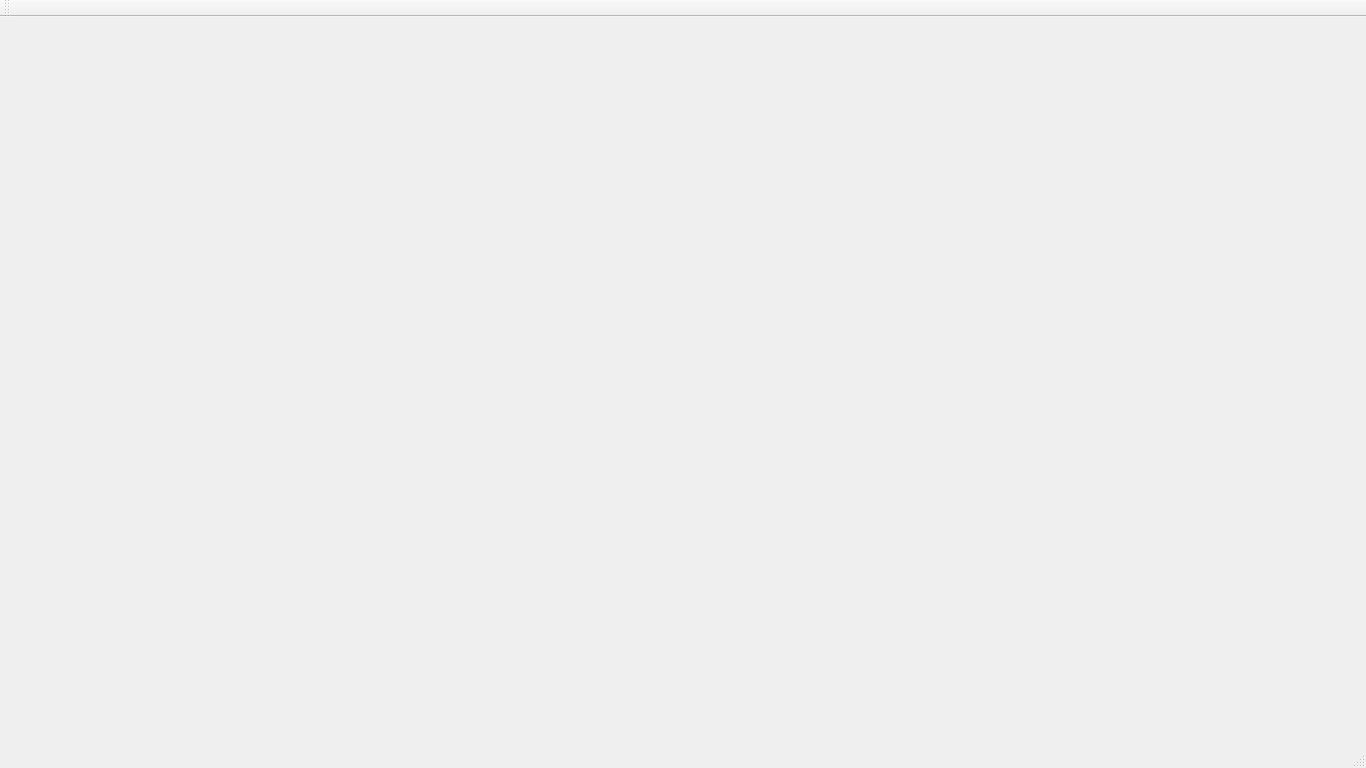
<?xml version="1.0" encoding="UTF-8"?>
<ui version="4.0">
 <class>MainWindow</class>
 <widget class="QMainWindow" name="MainWindow">
  <property name="geometry">
   <rect>
    <x>0</x>
    <y>0</y>
    <width>1366</width>
    <height>768</height>
   </rect>
  </property>
  <property name="windowTitle">
   <string>MainWindow</string>
  </property>
  <widget class="QWidget" name="centralWidget"/>
  <widget class="QMenuBar" name="menuBar">
   <property name="geometry">
    <rect>
     <x>0</x>
     <y>0</y>
     <width>1366</width>
     <height>21</height>
    </rect>
   </property>
  </widget>
  <widget class="QToolBar" name="mainToolBar">
   <attribute name="toolBarArea">
    <enum>TopToolBarArea</enum>
   </attribute>
   <attribute name="toolBarBreak">
    <bool>false</bool>
   </attribute>
  </widget>
  <widget class="QStatusBar" name="statusBar"/>
 </widget>
 <layoutdefault spacing="6" margin="11"/>
 <resources/>
 <connections/>
</ui>
